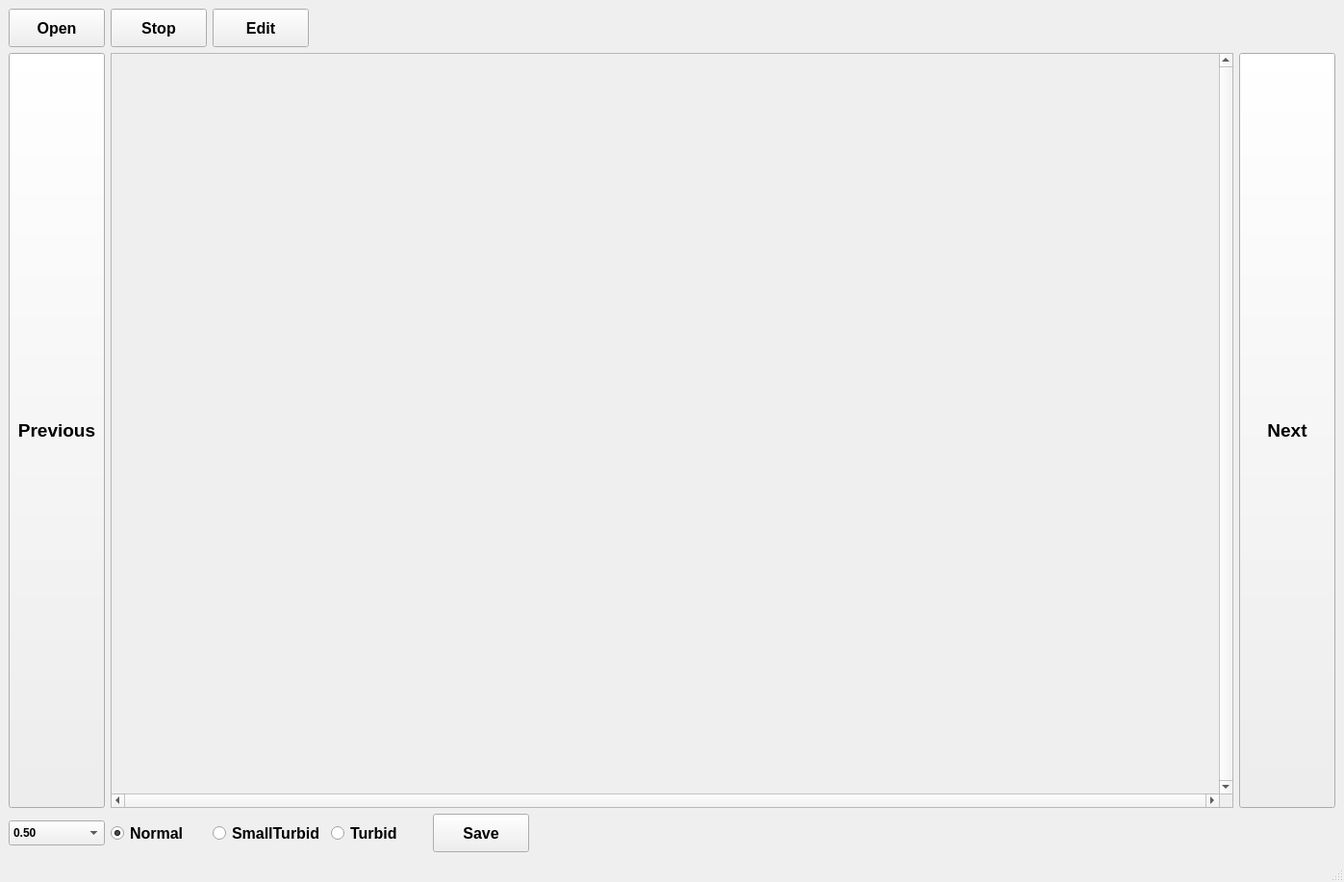
<?xml version="1.0" encoding="UTF-8"?>
<ui version="4.0">
 <class>MainWindow</class>
 <widget class="QMainWindow" name="MainWindow">
  <property name="geometry">
   <rect>
    <x>0</x>
    <y>0</y>
    <width>1397</width>
    <height>917</height>
   </rect>
  </property>
  <property name="windowTitle">
   <string>Doctor Label</string>
  </property>
  <widget class="QWidget" name="container">
   <layout class="QHBoxLayout" name="horizontalLayout_2">
    <item>
     <layout class="QVBoxLayout" name="mainBox">
      <item>
       <layout class="QHBoxLayout" name="topBox">
        <property name="topMargin">
         <number>0</number>
        </property>
        <property name="rightMargin">
         <number>0</number>
        </property>
        <item>
         <widget class="QPushButton" name="camBtn_open">
          <property name="enabled">
           <bool>true</bool>
          </property>
          <property name="minimumSize">
           <size>
            <width>100</width>
            <height>40</height>
           </size>
          </property>
          <property name="maximumSize">
           <size>
            <width>100</width>
            <height>40</height>
           </size>
          </property>
          <property name="font">
           <font>
            <family>Liberation Sans</family>
            <pointsize>12</pointsize>
            <weight>75</weight>
            <bold>true</bold>
           </font>
          </property>
          <property name="text">
           <string>Open</string>
          </property>
          <property name="iconSize">
           <size>
            <width>20</width>
            <height>20</height>
           </size>
          </property>
          <property name="checkable">
           <bool>false</bool>
          </property>
         </widget>
        </item>
        <item>
         <widget class="QPushButton" name="camBtn_stop">
          <property name="enabled">
           <bool>true</bool>
          </property>
          <property name="minimumSize">
           <size>
            <width>100</width>
            <height>40</height>
           </size>
          </property>
          <property name="maximumSize">
           <size>
            <width>100</width>
            <height>40</height>
           </size>
          </property>
          <property name="font">
           <font>
            <family>Liberation Sans</family>
            <pointsize>12</pointsize>
            <weight>75</weight>
            <bold>true</bold>
           </font>
          </property>
          <property name="text">
           <string>Stop</string>
          </property>
         </widget>
        </item>
        <item>
         <widget class="QPushButton" name="Picture_edit">
          <property name="minimumSize">
           <size>
            <width>100</width>
            <height>40</height>
           </size>
          </property>
          <property name="font">
           <font>
            <family>Liberation Sans</family>
            <pointsize>12</pointsize>
            <weight>75</weight>
            <italic>false</italic>
            <bold>true</bold>
           </font>
          </property>
          <property name="text">
           <string>Edit</string>
          </property>
         </widget>
        </item>
        <item>
         <widget class="QLabel" name="Page_Label">
          <property name="font">
           <font>
            <family>Liberation Sans</family>
            <pointsize>12</pointsize>
            <weight>75</weight>
            <bold>true</bold>
           </font>
          </property>
          <property name="text">
           <string/>
          </property>
         </widget>
        </item>
        <item>
         <spacer name="spa_1">
          <property name="orientation">
           <enum>Qt::Horizontal</enum>
          </property>
          <property name="sizeHint" stdset="0">
           <size>
            <width>40</width>
            <height>20</height>
           </size>
          </property>
         </spacer>
        </item>
       </layout>
      </item>
      <item>
       <layout class="QHBoxLayout" name="midBox">
        <item>
         <widget class="QPushButton" name="Previous_btn">
          <property name="sizePolicy">
           <sizepolicy hsizetype="Minimum" vsizetype="MinimumExpanding">
            <horstretch>0</horstretch>
            <verstretch>0</verstretch>
           </sizepolicy>
          </property>
          <property name="minimumSize">
           <size>
            <width>100</width>
            <height>40</height>
           </size>
          </property>
          <property name="font">
           <font>
            <family>Liberation Sans</family>
            <pointsize>14</pointsize>
            <weight>75</weight>
            <bold>true</bold>
           </font>
          </property>
          <property name="text">
           <string>Previous</string>
          </property>
         </widget>
        </item>
        <item>
         <widget class="QScrollArea" name="view">
          <property name="minimumSize">
           <size>
            <width>670</width>
            <height>670</height>
           </size>
          </property>
          <property name="verticalScrollBarPolicy">
           <enum>Qt::ScrollBarAlwaysOn</enum>
          </property>
          <property name="horizontalScrollBarPolicy">
           <enum>Qt::ScrollBarAlwaysOn</enum>
          </property>
          <property name="widgetResizable">
           <bool>true</bool>
          </property>
          <widget class="QWidget" name="viewForm">
           <property name="geometry">
            <rect>
             <x>0</x>
             <y>0</y>
             <width>1147</width>
             <height>761</height>
            </rect>
           </property>
           <widget class="QLabel" name="viewData">
            <property name="geometry">
             <rect>
              <x>0</x>
              <y>0</y>
              <width>650</width>
              <height>650</height>
             </rect>
            </property>
            <property name="minimumSize">
             <size>
              <width>650</width>
              <height>650</height>
             </size>
            </property>
            <property name="maximumSize">
             <size>
              <width>650</width>
              <height>650</height>
             </size>
            </property>
            <property name="text">
             <string/>
            </property>
           </widget>
          </widget>
         </widget>
        </item>
        <item>
         <widget class="QPushButton" name="Next_btn">
          <property name="sizePolicy">
           <sizepolicy hsizetype="Maximum" vsizetype="MinimumExpanding">
            <horstretch>0</horstretch>
            <verstretch>0</verstretch>
           </sizepolicy>
          </property>
          <property name="minimumSize">
           <size>
            <width>100</width>
            <height>40</height>
           </size>
          </property>
          <property name="font">
           <font>
            <family>Liberation Sans</family>
            <pointsize>14</pointsize>
            <weight>75</weight>
            <bold>true</bold>
           </font>
          </property>
          <property name="text">
           <string>Next</string>
          </property>
         </widget>
        </item>
       </layout>
      </item>
      <item>
       <layout class="QHBoxLayout" name="bottomBox">
        <item>
         <widget class="QComboBox" name="viewCbo_roi">
          <property name="minimumSize">
           <size>
            <width>100</width>
            <height>26</height>
           </size>
          </property>
          <property name="maximumSize">
           <size>
            <width>80</width>
            <height>26</height>
           </size>
          </property>
          <property name="font">
           <font>
            <family>Arial</family>
            <pointsize>9</pointsize>
            <weight>75</weight>
            <bold>true</bold>
           </font>
          </property>
          <property name="currentIndex">
           <number>0</number>
          </property>
          <property name="maxVisibleItems">
           <number>10</number>
          </property>
          <item>
           <property name="text">
            <string>0.50</string>
           </property>
          </item>
          <item>
           <property name="text">
            <string>0.75</string>
           </property>
          </item>
          <item>
           <property name="text">
            <string>1.00</string>
           </property>
          </item>
          <item>
           <property name="text">
            <string>1.25</string>
           </property>
          </item>
          <item>
           <property name="text">
            <string>1.50</string>
           </property>
          </item>
          <item>
           <property name="text">
            <string>0.25</string>
           </property>
          </item>
         </widget>
        </item>
        <item>
         <widget class="QRadioButton" name="radio_Normal">
          <property name="minimumSize">
           <size>
            <width>100</width>
            <height>40</height>
           </size>
          </property>
          <property name="font">
           <font>
            <family>Liberation Sans</family>
            <pointsize>12</pointsize>
            <weight>75</weight>
            <bold>true</bold>
           </font>
          </property>
          <property name="text">
           <string>Normal</string>
          </property>
          <property name="checked">
           <bool>true</bool>
          </property>
         </widget>
        </item>
        <item>
         <widget class="QRadioButton" name="radio_SmallTubid">
          <property name="minimumSize">
           <size>
            <width>100</width>
            <height>40</height>
           </size>
          </property>
          <property name="font">
           <font>
            <family>Liberation Sans</family>
            <pointsize>12</pointsize>
            <weight>75</weight>
            <bold>true</bold>
           </font>
          </property>
          <property name="text">
           <string>SmallTurbid</string>
          </property>
         </widget>
        </item>
        <item>
         <widget class="QRadioButton" name="radio_Turbid">
          <property name="minimumSize">
           <size>
            <width>100</width>
            <height>40</height>
           </size>
          </property>
          <property name="font">
           <font>
            <family>Liberation Sans</family>
            <pointsize>12</pointsize>
            <weight>75</weight>
            <bold>true</bold>
           </font>
          </property>
          <property name="text">
           <string>Turbid</string>
          </property>
         </widget>
        </item>
        <item>
         <widget class="QPushButton" name="save_btn">
          <property name="sizePolicy">
           <sizepolicy hsizetype="Maximum" vsizetype="Fixed">
            <horstretch>0</horstretch>
            <verstretch>0</verstretch>
           </sizepolicy>
          </property>
          <property name="minimumSize">
           <size>
            <width>100</width>
            <height>40</height>
           </size>
          </property>
          <property name="font">
           <font>
            <family>Liberation Sans</family>
            <pointsize>12</pointsize>
            <weight>75</weight>
            <bold>true</bold>
           </font>
          </property>
          <property name="text">
           <string>Save</string>
          </property>
         </widget>
        </item>
        <item>
         <spacer name="spa_2">
          <property name="orientation">
           <enum>Qt::Horizontal</enum>
          </property>
          <property name="sizeHint" stdset="0">
           <size>
            <width>40</width>
            <height>20</height>
           </size>
          </property>
         </spacer>
        </item>
       </layout>
      </item>
     </layout>
    </item>
   </layout>
  </widget>
  <widget class="QStatusBar" name="statusBar"/>
  <action name="actionOpen">
   <property name="text">
    <string>Open</string>
   </property>
  </action>
  <action name="actionSave">
   <property name="text">
    <string>Save</string>
   </property>
  </action>
  <action name="actionSave_As">
   <property name="text">
    <string>Save As</string>
   </property>
  </action>
 </widget>
 <resources/>
 <connections/>
</ui>
